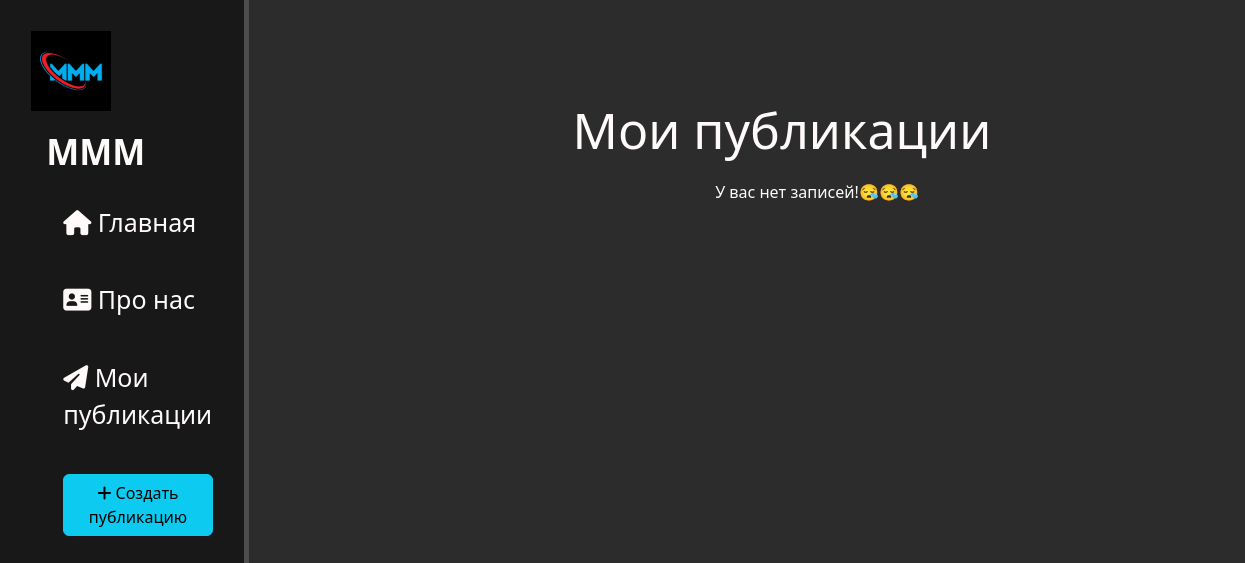
The page /news/ on the database as committed earlier.
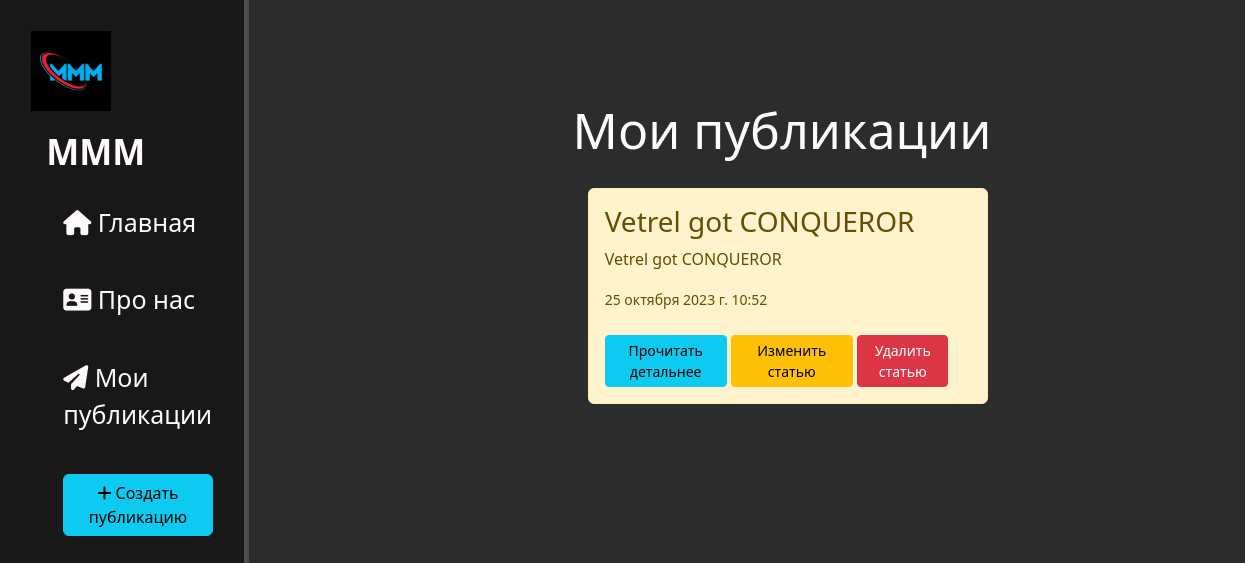
The same page on the database as committed later.
### news/models.py (models this page shows, shortened)
class Artiles(models.Model):
    title = models.CharField('Название', max_length=50)
    anons = models.CharField('Анонс', max_length=255)
    full_text = models.TextField('Статья')
    date = models.DateTimeField('Дата публикации')
    class Meta:
        verbose_name = 'Новость'
        verbose_name_plural = 'Новости'

### news/views.py (the view)
# urls.py: path('', news_home, name="news_home"),
def news_home(request):
    news = Artiles.objects.order_by('-date')
    return render(request, 'news_home.html', {'news':news})

### news/templates/news_home.html (shortened to what this page needs)
{% extends "layout.html" %}
{% block content %}
    <div class="features">
        <h1>Мои публикации</h1>
        {% if news %}
            {% for element in news %}
                <div class="alert alert-warning">
                    <h3>{{ element.title }}</h3>
                    <p>{{ element.anons }}</p>
                    <small>{{ element.date }}</small><br><br>
                    <a href="{% url 'news_detail' element.id %}" class="btn btn-sm col-sm-4 btn-info">Прочитать детальнее</a>
                    <a href="{% url 'news_update' element.id %}" class="btn btn-sm col-sm-4 btn-warning">Изменить статью</a>
                    <a href="{% url 'news_delete' element.id %}" class="btn btn-sm col-sm-3 btn-danger">Удалить статью</a>
                </div>
            {% endfor %}
        {% else %}
            <p>У вас нет записей!😪😪😪</p>
        {% endif %}
    </div>
{% endblock content %}

Rows that differ between the two databases and show on the page:
added Artiles: title "Vetrel got CONQUEROR", anons "Vetrel got CONQUEROR", date "25 октября 2023 г. 10:52"
Other text that changed with them:
text no longer shown: "У вас нет записей!😪😪😪"
